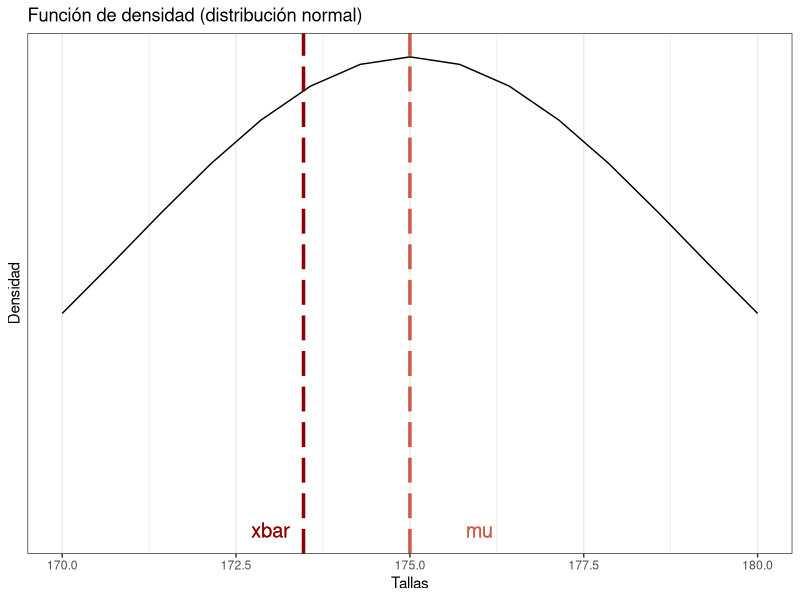
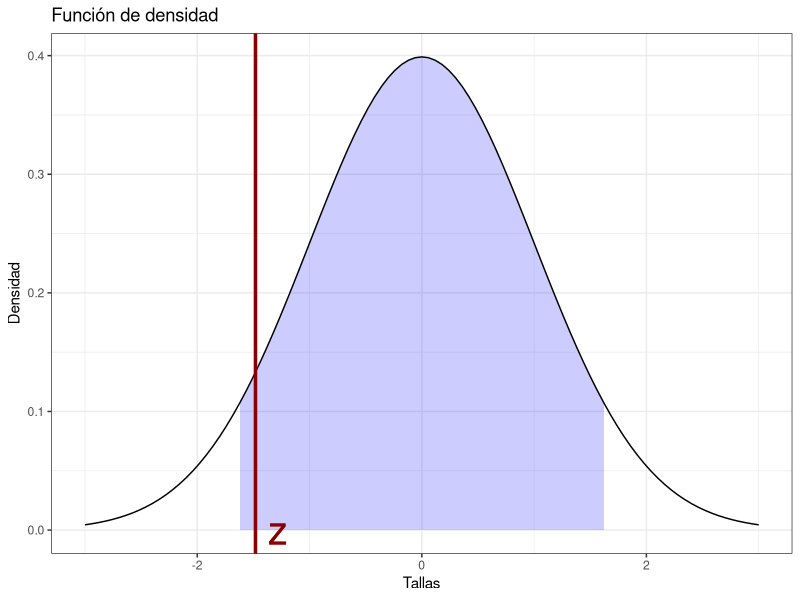
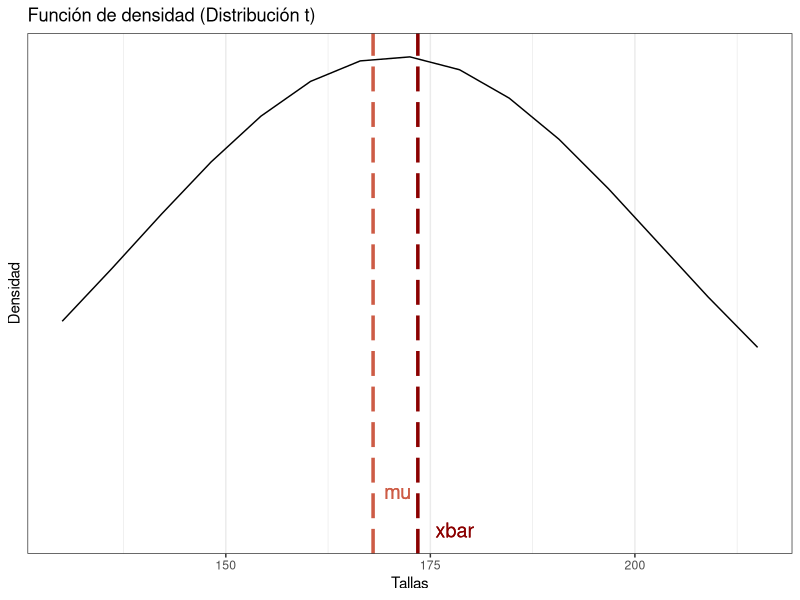
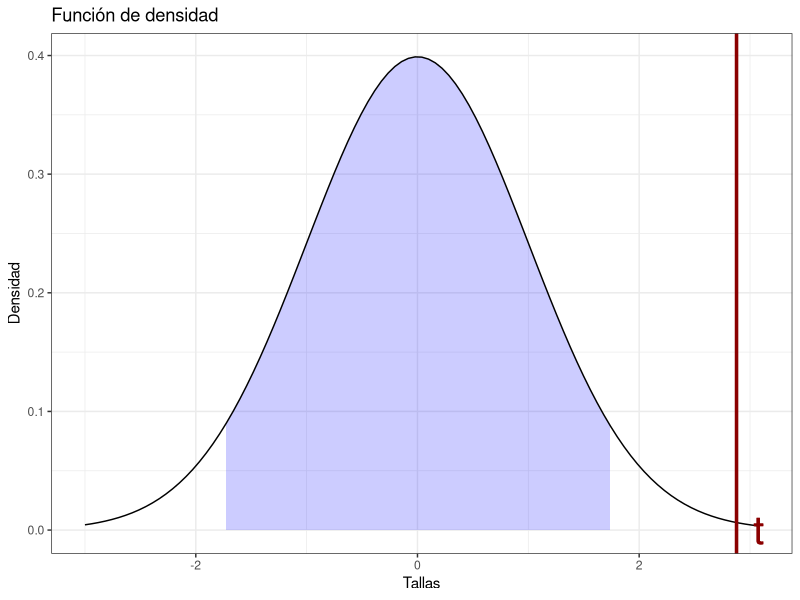
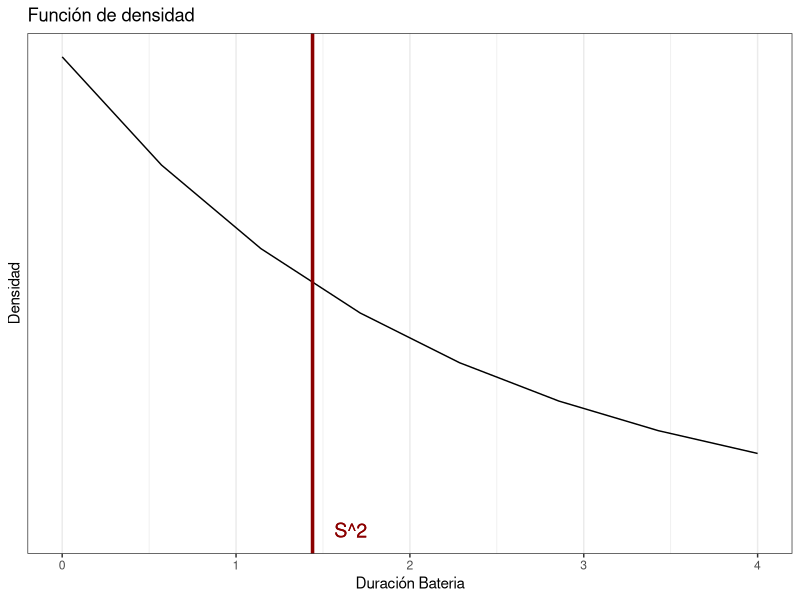

The R source for these figures, in order:
## ---- chunk 1
knitr::opts_chunk$set(echo = TRUE)
## ---- chunk 2
# Grafico
library("ggplot2")
grafico_densidad = ggplot(data = data.frame(x = c(170, 180)), aes(x)) +
  stat_function(fun = dnorm, n = 15, args = list(mean =175, sd = 4)) + ylab("") +
  scale_y_continuous(breaks = NULL) + xlab("Tallas") + ylab("Densidad") + ggtitle("Función de densidad (distribución normal)") + theme_bw() +
  geom_vline(xintercept = 173.47,cex=1.2,colour ="darkred",linetype="longdash") + geom_text(aes(x=173, label="xbar", y=0.0), colour ="darkred",size=5) + geom_vline(xintercept = 175,cex=1.2,colour ="coral3",linetype="longdash") + geom_text(aes(x=176, label="mu", y=0.00001), colour ="coral3",size=5)  

grafico_densidad

## ---- chunk 3
# Datos
n = 15
mu = 175
x_bar = 173.47
sigma = 4
z = (x_bar-mu)/(sigma/sqrt(n))

#Confianza
alfa = 0.05 # Nivel de significancia
confianza = 1-alfa
z_alfa = qnorm(alfa)
z
z_alfa

## ---- chunk 4
# Grafico
dnorm_limit <- function(x) {
    y <- dnorm(x)
    y[x < z_alfa  |  x > -z_alfa] <- NA
    return(y)
}

# ggplot()
grafico_densidad = ggplot(data.frame(x = c(-3, 3)), aes(x = x)) + 
  stat_function(fun = dnorm_limit, geom = "area", fill = "blue", alpha = 0.2) +  stat_function(fun = dnorm) +
  xlab("Tallas") + ylab("Densidad") + ggtitle("Función de densidad") + 
  theme_bw() + geom_vline(xintercept = (x_bar-mu)/(sigma/sqrt(n)),cex=1.2,colour ="darkred") + 
  geom_text(aes(x=(x_bar-mu)/(sigma/sqrt(n))+0.2, label="z", y=0.0), colour ="darkred",size=10)

plot(grafico_densidad)

## ---- chunk 5
# Grafico
grafico_densidad = ggplot(data = data.frame(x = c(130, 215)), aes(x)) +
  stat_function(fun = dt, n = 15, args = list(x =168, df = 14)) + ylab("") +
  scale_y_continuous(breaks = NULL) + xlab("Tallas") + ylab("Densidad") + ggtitle("Función de densidad (Distribución t)") + theme_bw() +
  geom_vline(xintercept = 173.47,cex=1.2,colour ="darkred",linetype="longdash") + geom_text(aes(x=178, label="xbar", y=0.0), colour ="darkred",size=5) + geom_vline(xintercept = 168,cex=1.2,colour ="coral3",linetype="longdash") + geom_text(aes(x=171, label="mu", y=0.001), colour ="coral3",size=5)  

grafico_densidad

## ---- chunk 6
# Datos
mu=168
s = 7.36
x_bar=173.47
n=15

# Normalización
t = (x_bar-mu)/(s/sqrt(n))

# Confianza
alfa = 0.05
confianza = 1-alfa

t_alfa = qt(alfa,df = n-1)

t
t_alfa

## ---- chunk 7
# Grafico
dnorm_limit <- function(x) {
    y <- dnorm(x)
    y[x < t_alfa  |  x > -t_alfa] <- NA
    return(y)
}

# ggplot()
grafico_densidad = ggplot(data.frame(x = c(-3, 3)), aes(x = x)) + 
  stat_function(fun = dnorm_limit, geom = "area", fill = "blue", alpha = 0.2) +  stat_function(fun = dnorm) +
  xlab("Tallas") + ylab("Densidad") + ggtitle("Función de densidad") + 
  theme_bw() + geom_vline(xintercept = (x_bar-mu)/(s/sqrt(n)),cex=1.2,colour ="darkred") + 
  geom_text(aes(x=(x_bar-mu)/(s/sqrt(n))+0.2, label="t", y=0.0), colour ="darkred",size=10)

plot(grafico_densidad)

## ---- chunk 8
# Grafico
grafico_densidad = ggplot(data = data.frame(x = c(0, 4)), aes(x)) +
  stat_function(fun = dchisq, n = 8, args = list(x =0.64, df = 7)) + ylab("") +
  scale_y_continuous(breaks = NULL) + xlab("Duración Bateria") + ylab("Densidad") + ggtitle("Función de densidad") + theme_bw() +
  geom_vline(xintercept = 1.44,cex=1.2,colour ="darkred") + geom_text(aes(x=1.66, label="S^2", y=0.0), colour ="darkred",size=5) 

grafico_densidad

## ---- chunk 9
# Datos
sigma2=0.64
n = 8
s2=1.44


# Normalización
chi = (n-1)*s2/(sigma2) # Calculo de la prueba

#Confianza
alfa = 0.01 # Nivel de significancia
confianza = 1-alfa

chi_alfa = qchisq(confianza,df = n-1) # Calculo de chi considerando el nivel de significancia

chi
chi_alfa

## ---- chunk 10
data = data.frame(iris) # Se toma el dataframe iris

# Tabla de frecuencia variables cualitativas
# Frecuencia
fi=c(50,35,20) # Frecuencia absoluta
fac=cumsum(fi)                           # Frecuencia acumulada
fri=as.numeric(fi/sum(fi))*100           # Frecuencia relativa
frac=cumsum(fri)                         # Frecuencia relativa acumulada
especie=c("SETOSA", "VERSICOLOR", "VIRGINICA")
  # Tabla
frecuencias_esp= data.frame(especie,fi,fac,fri=round(fri,2),frac=round(frac,2))
  # Visualización
knitr::kable(frecuencias_esp)

## ---- chunk 11
data = data.frame(iris) # Se toma el dataframe iris

# Tabla de frecuencia variables cualitativas
# Frecuencia
fi=c(52.5,35,17.5) # Frecuencia absoluta
fac=cumsum(fi)                           # Frecuencia acumulada
fri=as.numeric(fi/sum(fi))*100           # Frecuencia relativa
frac=cumsum(fri)                         # Frecuencia relativa acumulada
especie=c("SETOSA", "VERSICOLOR", "VIRGINICA")
  # Tabla
frecuencias_esp= data.frame(especie,fi,fac,fri=round(fri,2),frac=round(frac,2))
  # Visualización
knitr::kable(frecuencias_esp)

## ---- chunk 12
chi = ((50-52.5)/52.5) + ((35-35)/35) + ((20-17.5)/17.5) # Calculo de chi
df = 2 # Grados de libertad
chi_square = qchisq(0.05, df, lower.tail = F) # Calculo de chi con los grados de libertad

chi
chi_square

## ---- chunk 13
# Datos para la prueba
p_barra = 27/105
p_sub_zero = 0.35
n = 105

z = (p_barra - p_sub_zero) / (sqrt((p_sub_zero*(1-p_sub_zero))/n)) # Calculo de z

alfa = 0.05 # Nivel de significancia
confianza = 1-alfa
z_alfa = qnorm(alfa)

z
z_alfa

## ---- chunk 14
binom.test(50,120) # Calculo de la prueba de signo

## ---- chunk 15

# Tabla de frecuencia variables cualitativas
# Frecuencia
Pesos =c(3.2, 2.4, 3.6, 3.5, 4.2, 4.9) # Frecuencia absoluta
Gatos =c("Gato 1", "Gato 2", "Gato 3", "Gato 4", "Gato 5", "Gato 6")
  # Tabla
frecuencias_esp= data.frame(Gatos,Pesos)
  # Visualización
knitr::kable(frecuencias_esp)

## ---- chunk 16
res <- wilcox.test(Pesos, mu = 5, conf.int = 0.95) # Calculo de la prueba

res

